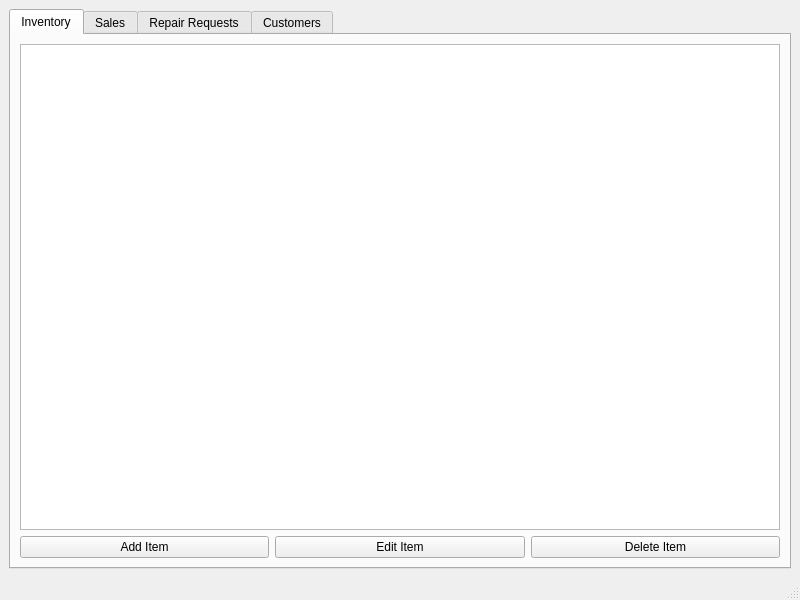
<?xml version="1.0" encoding="UTF-8"?>
<ui version="4.0">
 <class>MainWindow</class>
 <widget class="QMainWindow" name="MainWindow">
  <property name="geometry">
   <rect>
    <x>0</x>
    <y>0</y>
    <width>800</width>
    <height>600</height>
   </rect>
  </property>
  <property name="windowTitle">
   <string>Recycle and Repair Shop</string>
  </property>
  <widget class="QWidget" name="centralwidget">
   <layout class="QVBoxLayout" name="verticalLayout">
    <item>
     <widget class="QTabWidget" name="tabWidget">
      <property name="currentIndex">
       <number>0</number>
      </property>
      <widget class="QWidget" name="inventoryTab">
       <attribute name="title">
        <string>Inventory</string>
       </attribute>
       <layout class="QVBoxLayout" name="verticalLayout_2">
        <item>
         <widget class="QTableView" name="inventoryTableView"/>
        </item>
        <item>
         <layout class="QHBoxLayout" name="horizontalLayout">
          <item>
           <widget class="QPushButton" name="addItemButton">
            <property name="text">
             <string>Add Item</string>
            </property>
           </widget>
          </item>
          <item>
           <widget class="QPushButton" name="editItemButton">
            <property name="text">
             <string>Edit Item</string>
            </property>
           </widget>
          </item>
          <item>
           <widget class="QPushButton" name="deleteItemButton">
            <property name="text">
             <string>Delete Item</string>
            </property>
           </widget>
          </item>
         </layout>
        </item>
       </layout>
      </widget>
      <widget class="QWidget" name="salesTab">
       <attribute name="title">
        <string>Sales</string>
       </attribute>
       <layout class="QVBoxLayout" name="verticalLayout_3">
        <item>
         <widget class="QLineEdit" name="barcodeInput">
          <property name="placeholderText">
           <string>Enter barcode...</string>
          </property>
         </widget>
        </item>
        <item>
         <widget class="QPushButton" name="sellButton">
          <property name="text">
           <string>Sell Item</string>
          </property>
         </widget>
        </item>
       </layout>
      </widget>
      <widget class="QWidget" name="repairTab">
       <attribute name="title">
        <string>Repair Requests</string>
       </attribute>
       <layout class="QVBoxLayout" name="verticalLayout_4">
        <item>
         <widget class="QTableView" name="repairTableView"/>
        </item>
        <item>
         <widget class="QPushButton" name="newRepairButton">
          <property name="text">
           <string>New Repair Request</string>
          </property>
         </widget>
        </item>
       </layout>
      </widget>
      <widget class="QWidget" name="customersTab">
       <attribute name="title">
        <string>Customers</string>
       </attribute>
       <layout class="QVBoxLayout" name="verticalLayout_5">
        <item>
         <widget class="QTableView" name="customerTableView"/>
        </item>
        <item>
         <widget class="QPushButton" name="registerCustomerButton">
          <property name="text">
           <string>Register New Customer</string>
          </property>
         </widget>
        </item>
       </layout>
      </widget>
     </widget>
    </item>
   </layout>
  </widget>
  <widget class="QMenuBar" name="menubar">
   <property name="geometry">
    <rect>
     <x>0</x>
     <y>0</y>
     <width>800</width>
     <height>22</height>
    </rect>
   </property>
  </widget>
  <widget class="QStatusBar" name="statusbar"/>
 </widget>
 <resources/>
 <connections/>
</ui>
